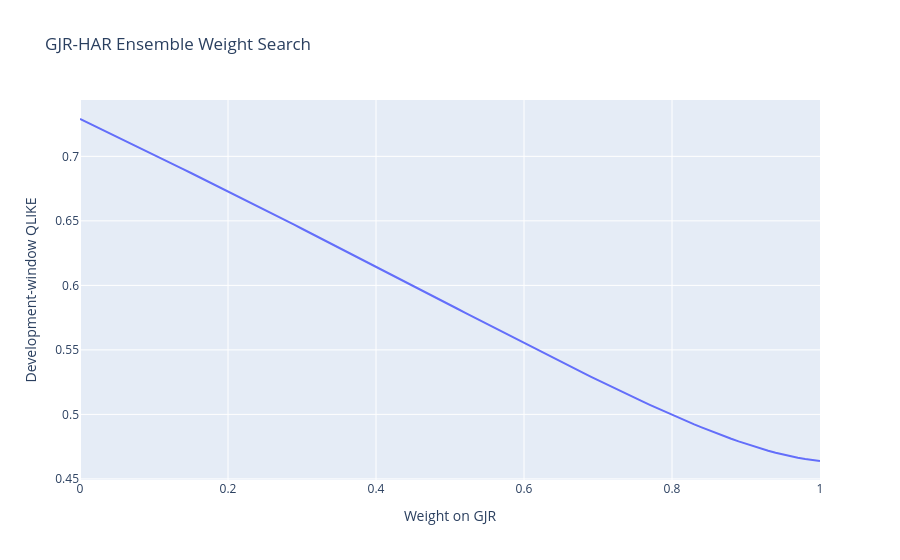

Here is the notebook cell this chart was saved with:
### Code cell
import plotly.express as px

def plot_weight_search(w_table, title="Ensemble weight search"):
    fig = px.line(w_table, x="w", y="qlike", title=title)
    fig.update_layout(
        xaxis_title="Weight on GJR",
        yaxis_title="Development-window QLIKE"
    )
    fig.show()

plot_weight_search(w_table, title="GJR-HAR Ensemble Weight Search")
